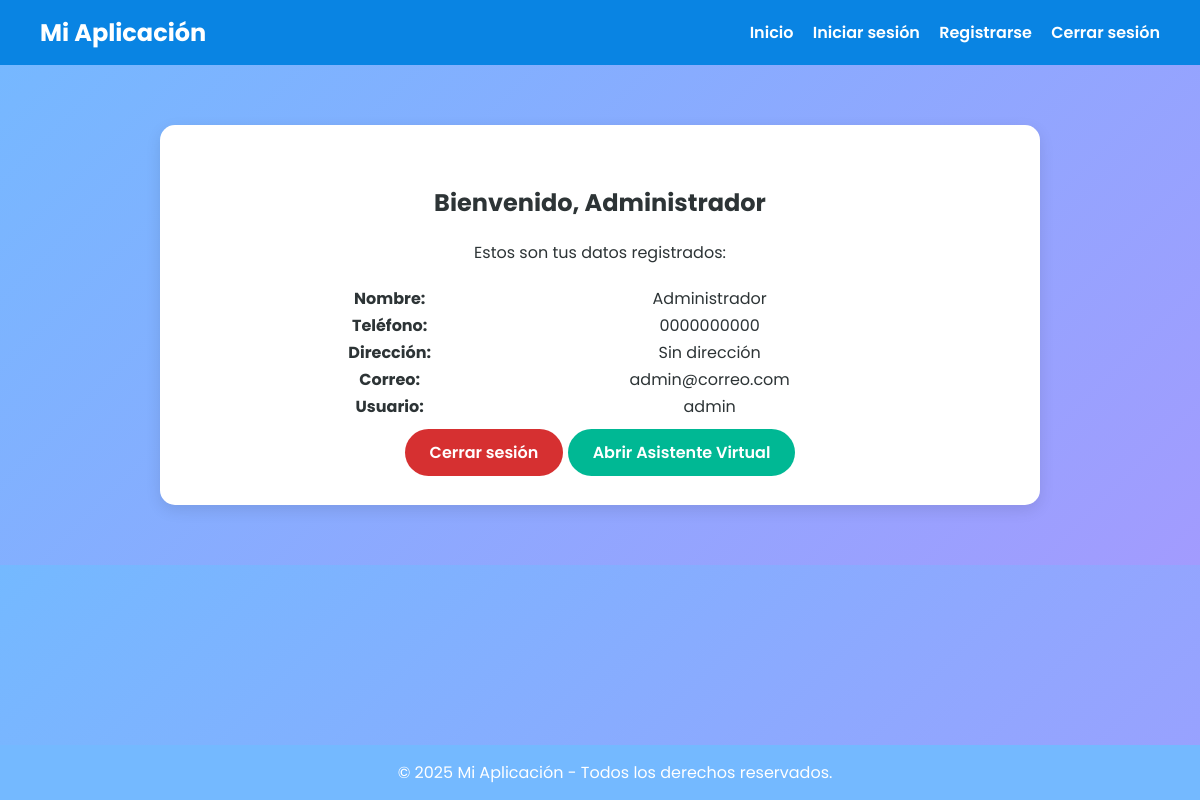
Screenshot of /home (signed in) with the database file from the repository.
### tables this page shows
CREATE TABLE usuarios (
                        id INTEGER PRIMARY KEY AUTOINCREMENT,
                        nombre TEXT,
                        telefono TEXT,
                        direccion TEXT,
                        correo TEXT UNIQUE,
                        usuario TEXT UNIQUE,
                        clave TEXT
                    );

### app.py (the view)
@app.route("/home")
def home():
    if "usuario_id" not in session:
        return redirect(url_for("login"))
    conn = get_db()
    cursor = conn.cursor()
    cursor.execute("SELECT * FROM usuarios WHERE id = ?", (session["usuario_id"],))
    user = cursor.fetchone()
    return render_template("home.html", user=user)

### app.py (called while the page is built)
def get_db():
    db = getattr(g, '_database', None)
    if db is None:
        db = g._database = sqlite3.connect(DATABASE)
        db.row_factory = sqlite3.Row
    return db

@app.teardown_appcontext
def close_connection(exception):
    db = getattr(g, '_database', None)
    if db is not None:
        db.close()

### templates/home.html (shortened to what this page needs)
{% extends "base.html" %}
{% block content %}
    <h2>Bienvenido, {{ user["nombre"] }}</h2>
    <p>Estos son tus datos registrados:</p>
    <table style="margin: 20px auto; border-collapse: collapse; width: 80%;">
        <tr><td><strong>Nombre:</strong></td><td>{{ user["nombre"] }}</td></tr>
        <tr><td><strong>Teléfono:</strong></td><td>{{ user["telefono"] }}</td></tr>
        <tr><td><strong>Dirección:</strong></td><td>{{ user["direccion"] }}</td></tr>
        <tr><td><strong>Correo:</strong></td><td>{{ user["correo"] }}</td></tr>
        <tr><td><strong>Usuario:</strong></td><td>{{ user["usuario"] }}</td></tr>
    </table>
    <a href="{{ url_for('logout') }}" class="btn" style="background-color: #d63031;">Cerrar sesión</a>
    <a href="{{ url_for('asistente') }}" class="btn" style="background-color: #00b894;">Abrir Asistente Virtual</a>
{% endblock %}

### templates/base.html (style rules this page uses)
body { font-family: 'Poppins', sans-serif; background: linear-gradient(135deg, #74b9ff, #a29bfe); color: #2d3436; margin: 0; padding: 0; }
button, .btn { background-color: #00b894; color: white; border: none; padding: 12px 25px; border-radius: 25px; cursor: pointer; transition: 0.3s; text-decoration: none; font-weight: 600; }

### rows the page displays
usuarios: nombre "Administrador", telefono "0000000000", direccion "Sin dirección", correo "admin@correo.com", usuario "admin"

### other values shown
{{ 2025 }} "2025"
